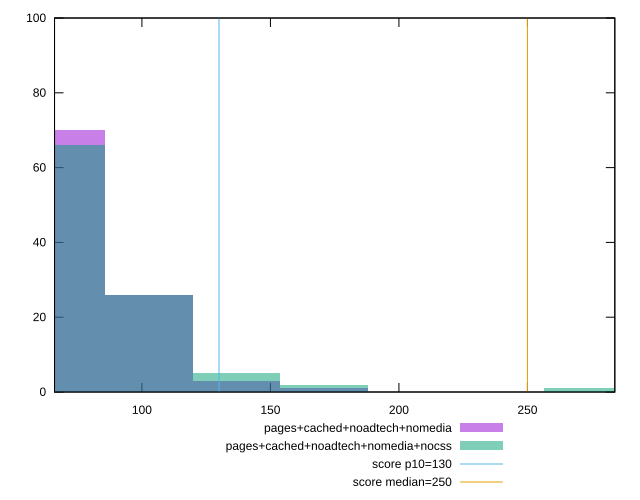

This chart was generated by the following gnuplot code:
reset

$pagesCachedNoadtechNomedia <<EOF
102.59296217295511 26
68.39530811530341 70
136.79061623060682 3
170.98827028825852 1
EOF

$pagesCachedNoadtechNomediaNocss <<EOF
170.98827028825852 2
102.59296217295511 26
68.39530811530341 66
136.79061623060682 5
273.58123246121363 1
EOF

set key outside below
set boxwidth 34.197654057651704
set xrange [66:284]
set yrange [0:100]
set trange [0:100]
set style fill transparent solid 0.5 noborder

set parametric
set terminal svg size 640, 500 enhanced background rgb 'white'
set output "report_00019_2021-02-10T18-14-37.922Z//max-potential-fid/comparison/histogram/3_vs_4.svg"

plot $pagesCachedNoadtechNomedia title "pages+cached+noadtech+nomedia" with boxes, \
     $pagesCachedNoadtechNomediaNocss title "pages+cached+noadtech+nomedia+nocss" with boxes, \
     130,t title "score p10=130", \
     250,t title "score median=250"

reset
